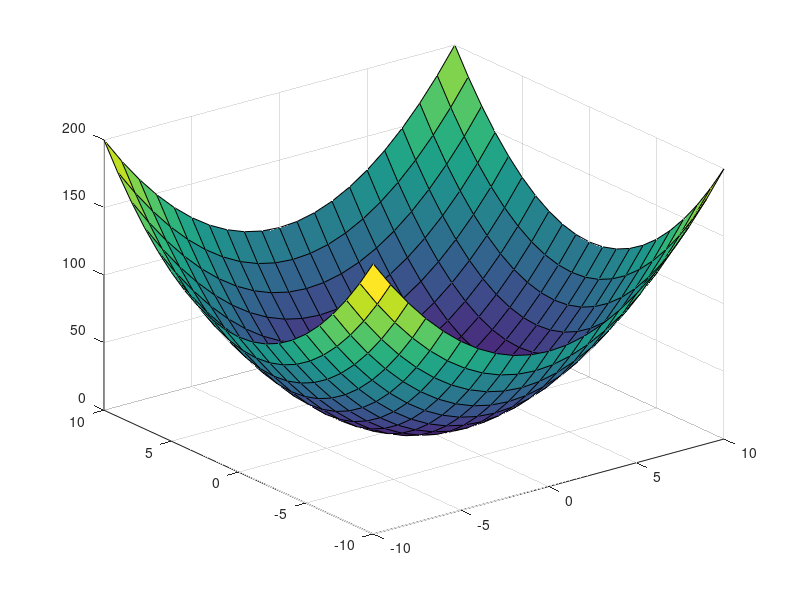

Write the MATLAB code that produced this figure. (Note: this script raises an error after producing the figure.)

%try algorithm

clear all

vect_t = 0;

x = meshgrid(-10:10,-10:10);

y = transpose(x);
    

z = x.^2 + y.^2;

surf(x,y,z);

t = [-1,100
    ] %first guess

z_old = t(1).^2 + t(2).^2 % first eval

t_old = t;

t = [2,1] %second guess

z_new = t(1).^2 + t(2).^2% second eval

t_new = t;

i = 0

impr = 10000;

alpha = 0.03;

while (impr >= 10^(-5) )
    
    
    if (i == 0)
    
    [t_new , impr] = update_discrete_gradient(z_new, z_old, t_new, z_old, alpha);

    else  
    

    [t_new , impr] = update_discrete_gradient(z_new, z_old, t_new, z_old, alpha);
   
    end
    
    z_old = z_new
    
    z_new = t_new(1)^2  + t_new(2)^2;
    
    t_old = t_new;
    
    
    i = i+1
    
    pause;
    
    vect_t = [vect_t,t_old];
    

end




